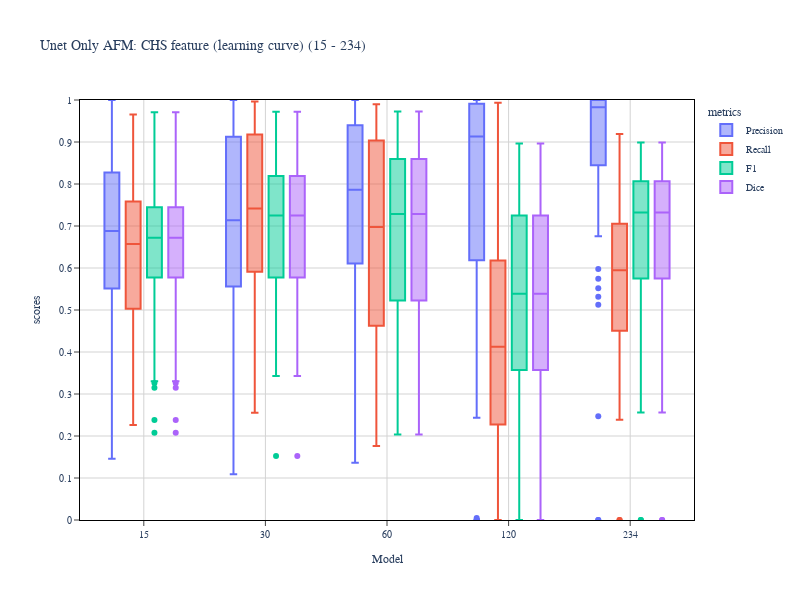

Here is the notebook cell this chart was saved with:
### Markdown cell above
#### Curve model all metrics

### Code cell
title_chart = 'Unet Only AFM: CHS feature (learning curve) (15 - 234)'
metric_list = metrics_dict['unet_afm_1_channels_only_AFM_CosHeightSum']


df_metrics_list = []
for metrics_path in metric_list:
    
    df = pd.read_csv(metrics_path, index_col=0)
    dataset_size = metrics_path.split('_')[9]
    df = df.replace({'Model':'unet'},dataset_size)
    df_metrics_list.append(df)
    
    
final_df = pd.concat(df_metrics_list, axis=0)

# fig = chart.box_plot(final_df, x='Model', y='scores', color = 'metrics',
#                      width=800, height = 500,
#                      title='', 
#                      x_label=False, y_label=False)

fig2 = chart.box_plot(final_df, x='Model', y='scores', color = 'metrics',
                      width=800, height = 600,
                      title=title_chart)

# fig.write_image(f'{title_chart}.svg')
# fig2.write_image(f'{title_chart}.png')

### Figure 1 — Plotly figure (JSON) as saved in the notebook; plotly's stock layout.template omitted (floating-point values rounded to 4 significant figures; data arrays with more than 128 entries replaced by an {"elided": "..."} marker saying what was removed)
{"data": [{"alignmentgroup": "True", "hovertemplate": "metrics=Precision<br>Model=%{x}<br>scores=%{y}<extra></extra>", "legendgroup": "Precision", "marker": {"color": "#636efa"}, "name": "Precision", "notched": false, "offsetgroup": "Precision", "orientation": "v", "showlegend": true, "type": "box", "x": {"elided": "415 str values"}, "x0": " ", "xaxis": "x", "y": {"elided": "415 float values"}, "y0": " ", "yaxis": "y"}, {"alignmentgroup": "True", "hovertemplate": "metrics=Recall<br>Model=%{x}<br>scores=%{y}<extra></extra>", "legendgroup": "Recall", "marker": {"color": "#EF553B"}, "name": "Recall", "notched": false, "offsetgroup": "Recall", "orientation": "v", "showlegend": true, "type": "box", "x": {"elided": "415 str values"}, "x0": " ", "xaxis": "x", "y": {"elided": "415 float values"}, "y0": " ", "yaxis": "y"}, {"alignmentgroup": "True", "hovertemplate": "metrics=F1<br>Model=%{x}<br>scores=%{y}<extra></extra>", "legendgroup": "F1", "marker": {"color": "#00cc96"}, "name": "F1", "notched": false, "offsetgroup": "F1", "orientation": "v", "showlegend": true, "type": "box", "x": {"elided": "415 str values"}, "x0": " ", "xaxis": "x", "y": {"elided": "415 float values"}, "y0": " ", "yaxis": "y"}, {"alignmentgroup": "True", "hovertemplate": "metrics=Dice<br>Model=%{x}<br>scores=%{y}<extra></extra>", "legendgroup": "Dice", "marker": {"color": "#ab63fa"}, "name": "Dice", "notched": false, "offsetgroup": "Dice", "orientation": "v", "showlegend": true, "type": "box", "x": {"elided": "415 str values"}, "x0": " ", "xaxis": "x", "y": {"elided": "415 float values"}, "y0": " ", "yaxis": "y"}], "layout": {"barmode": "group", "boxmode": "group", "font": {"family": "Arial", "size": 10}, "height": 600, "legend": {"title": {"text": "metrics"}, "tracegroupgap": 0}, "plot_bgcolor": "white", "title": {"font": {"family": "Arial"}, "text": "Unet Only AFM: CHS feature (learning curve) (15 - 234)"}, "width": 800, "xaxis": {"anchor": "y", "domain": [0, 1], "gridcolor": "lightgrey", "linecolor": "black", "mirror": true, "showline": true, "ticks": "outside", "title": {"text": "Model"}}, "yaxis": {"anchor": "x", "domain": [0, 1], "dtick": 0.1, "gridcolor": "lightgrey", "linecolor": "black", "mirror": true, "range": [0, 1], "showline": true, "tick0": 0, "ticks": "outside", "title": {"text": "scores"}}}}
